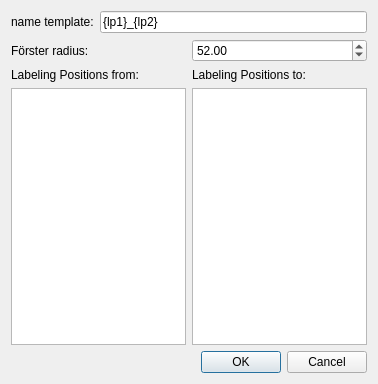
<?xml version="1.0" encoding="UTF-8"?>
<ui version="4.0">
 <class>BatchFretEfficiencyDialog</class>
 <widget class="QDialog" name="BatchFretEfficiencyDialog">
  <property name="geometry">
   <rect>
    <x>0</x>
    <y>0</y>
    <width>378</width>
    <height>384</height>
   </rect>
  </property>
  <property name="windowTitle">
   <string>Dialog</string>
  </property>
  <layout class="QGridLayout" name="gridLayout">
   <item row="0" column="0" colspan="2">
    <layout class="QHBoxLayout" name="horizontalLayout_2">
     <item>
      <widget class="QLabel" name="label">
       <property name="text">
        <string>name template:</string>
       </property>
       <property name="buddy">
        <cstring>nameTemplateEdit</cstring>
       </property>
      </widget>
     </item>
     <item>
      <widget class="QLineEdit" name="nameTemplateEdit">
       <property name="text">
        <string>{lp1}_{lp2}</string>
       </property>
       <property name="placeholderText">
        <string>{lp1}_{lp2}</string>
       </property>
      </widget>
     </item>
    </layout>
   </item>
   <item row="1" column="0" colspan="2">
    <layout class="QHBoxLayout" name="horizontalLayout">
     <item>
      <widget class="QLabel" name="label_2">
       <property name="text">
        <string>Förster radius:</string>
       </property>
       <property name="buddy">
        <cstring>r0SpinBox</cstring>
       </property>
      </widget>
     </item>
     <item>
      <widget class="QDoubleSpinBox" name="r0SpinBox">
       <property name="value">
        <double>52.000000000000000</double>
       </property>
      </widget>
     </item>
    </layout>
   </item>
   <item row="2" column="0">
    <layout class="QVBoxLayout" name="verticalLayout">
     <item>
      <widget class="QLabel" name="label_3">
       <property name="text">
        <string>Labeling Positions from:</string>
       </property>
       <property name="buddy">
        <cstring>lpList1</cstring>
       </property>
      </widget>
     </item>
     <item>
      <widget class="QListWidget" name="lpList1">
       <property name="alternatingRowColors">
        <bool>true</bool>
       </property>
       <property name="selectionMode">
        <enum>QAbstractItemView::ExtendedSelection</enum>
       </property>
      </widget>
     </item>
    </layout>
   </item>
   <item row="2" column="1">
    <layout class="QVBoxLayout" name="verticalLayout_2">
     <item>
      <widget class="QLabel" name="label_4">
       <property name="text">
        <string>Labeling Positions to:</string>
       </property>
       <property name="buddy">
        <cstring>lpList2</cstring>
       </property>
      </widget>
     </item>
     <item>
      <widget class="QListWidget" name="lpList2">
       <property name="alternatingRowColors">
        <bool>true</bool>
       </property>
       <property name="selectionMode">
        <enum>QAbstractItemView::ExtendedSelection</enum>
       </property>
      </widget>
     </item>
    </layout>
   </item>
   <item row="3" column="0" colspan="2">
    <widget class="QDialogButtonBox" name="buttonBox">
     <property name="orientation">
      <enum>Qt::Horizontal</enum>
     </property>
     <property name="standardButtons">
      <set>QDialogButtonBox::Cancel|QDialogButtonBox::Ok</set>
     </property>
    </widget>
   </item>
  </layout>
 </widget>
 <resources/>
 <connections>
  <connection>
   <sender>buttonBox</sender>
   <signal>accepted()</signal>
   <receiver>BatchFretEfficiencyDialog</receiver>
   <slot>accept()</slot>
   <hints>
    <hint type="sourcelabel">
     <x>185</x>
     <y>355</y>
    </hint>
    <hint type="destinationlabel">
     <x>157</x>
     <y>274</y>
    </hint>
   </hints>
  </connection>
  <connection>
   <sender>buttonBox</sender>
   <signal>rejected()</signal>
   <receiver>BatchFretEfficiencyDialog</receiver>
   <slot>reject()</slot>
   <hints>
    <hint type="sourcelabel">
     <x>253</x>
     <y>355</y>
    </hint>
    <hint type="destinationlabel">
     <x>286</x>
     <y>274</y>
    </hint>
   </hints>
  </connection>
 </connections>
</ui>
